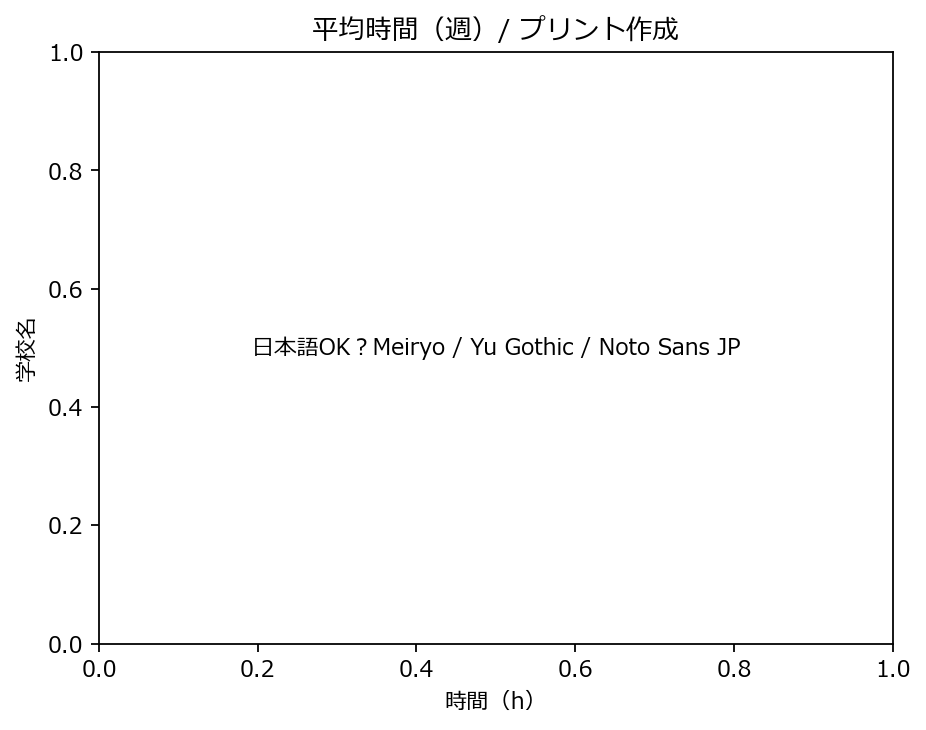

Source code (Python):
﻿import matplotlib.pyplot as plt, matplotlib as mpl
print("Using rc:", mpl.matplotlib_fname())
print("font.family:", mpl.rcParams.get("font.family"))
print("font.sans-serif[:5]:", mpl.rcParams.get("font.sans-serif")[:5])

plt.figure()
plt.title("平均時間（週）/ プリント作成")
plt.xlabel("時間（h）")
plt.ylabel("学校名")
plt.text(0.5, 0.5, "日本語OK？Meiryo / Yu Gothic / Noto Sans JP", ha="center", va="center")
plt.savefig("font_smoketest.png", dpi=160, bbox_inches="tight")
print("Wrote font_smoketest.png")
